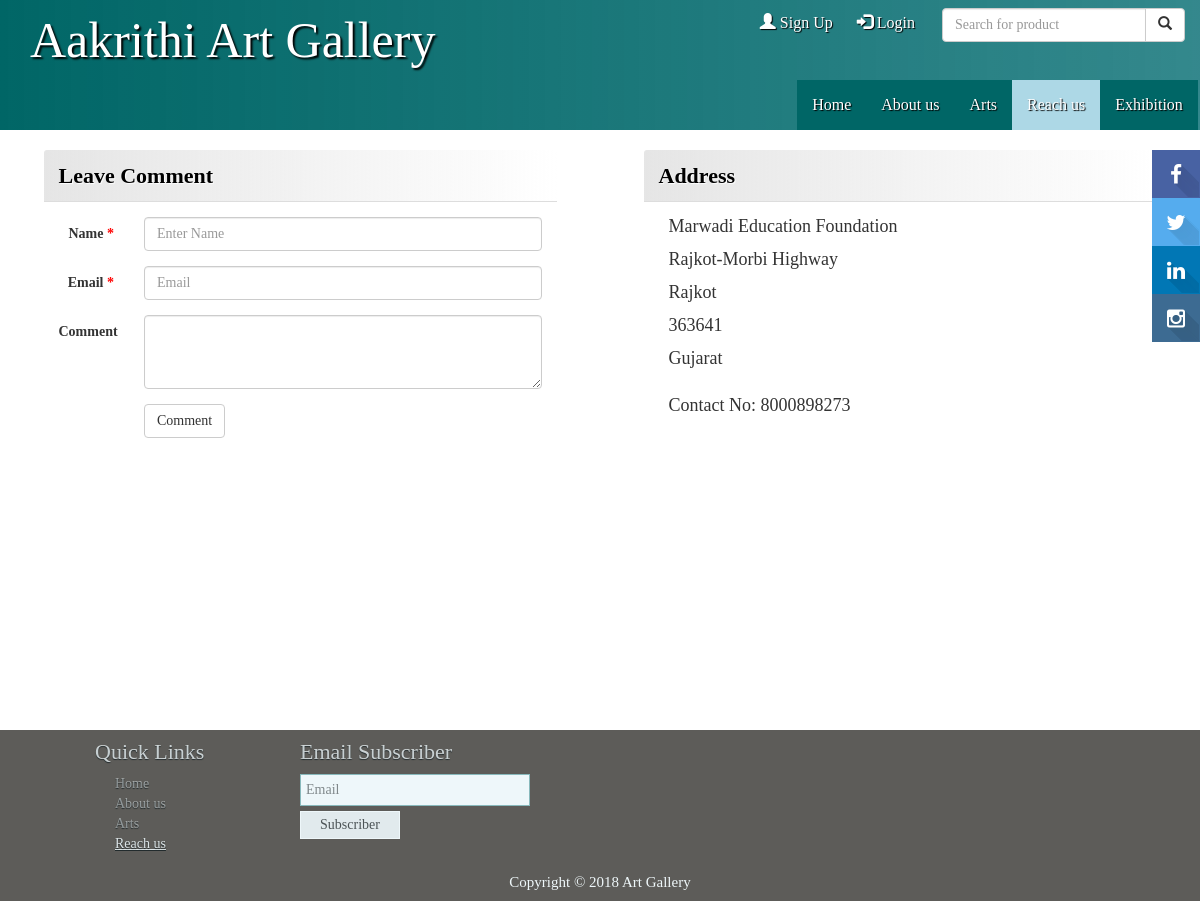
Page /contact_us.php on the committed database.
### tables this page shows
CREATE TABLE IF NOT EXISTS `reach_us` (
  `uid` int(11) NOT NULL AUTO_INCREMENT,
  `nm` varchar(100) NOT NULL,
  `add1` varchar(255) NOT NULL,
  `add2` varchar(255) NOT NULL,
  `city` varchar(50) NOT NULL,
  `state` varchar(50) NOT NULL,
  `zipcode` int(20) NOT NULL,
  `contact_no` varchar(50) NOT NULL,
  PRIMARY KEY (`uid`)
);

### contact_us.php (the view, shortened to what this page needs)
<?php
	require_once('header.php');
?>
		<div class="container-fluid">
		  <div class="row reach_us_data">
			<div class="col-md-6 comment_form">
				<div class="panel panel-default">
				  <div class="panel-heading">Leave Comment</div>
				  <div class="panel-body">
						<form class="form-horizontal">
						  <div class="form-group">
							<label for="inputName" class="col-sm-2 control-label">Name <span>*</span></label>
							<div class="col-sm-10">
							  <input type="text" class="form-control" placeholder="Enter Name">
							</div>
						  </div>
						  <div class="form-group">
							<label for="inputEmail" class="col-sm-2 control-label">Email <span>*</span></label>
							<div class="col-sm-10">
							  <input type="email" class="form-control" placeholder="Email">
							</div>
						  </div>
						  <div class="form-group">
							<label for="inputComment" class="col-sm-2 control-label">Comment </label>
							<div class="col-sm-10">
							  <textarea class="form-control" rows="3"></textarea>
							</div>
						  </div>
						  <div class="form-group">
							<div class="col-sm-offset-2 col-sm-10">
							  <button type="submit" class="btn btn-default">Comment</button>
							</div>
						  </div>
						</form>
				  </div>
				</div>
			</div>
			<div class="col-md-6 address">
			<?php
				$query="select * from reach_us where uid=1";
				$result=mysqli_query($link,$query) or die("Error fetching data.".mysqli_error($link));
				$contactetails=mysqli_fetch_assoc($result);
			?>
				<div class="panel panel-default">
				  <div class="panel-heading">Address</div>
				  <div class="panel-body">
					  <div class="jumbotron">
						<p><?php echo $contactetails['nm']; ?></p>
						<p><?php echo $contactetails['add1']; ?></p>
						<p><?php echo $contactetails['city']; ?></p>
						<p><?php echo $contactetails['zipcode']; ?></p>
						<p><?php echo $contactetails['state']; ?></p>
						<br/>
						<p>Contact No: <?php echo $contactetails['contact_no']; ?></p>
					  </div>
				</div>
				 </div>
				</div>
			</div>
<?php
	require('footer.php');
?>

### style.css (style rules this page uses)
* { margin:0; padding:0; font-family:"Comic Sans MS", cursive; }
body { background:lightblue; text-align: left; }
.reach_us_data { background-color:#fff; margin-top:130px; height: 600px; }
.comment_form { height:auto; }
.address { height:450px; position:inherit; }
.panel { border:none; box-shadow:none; width:90%; margin:20px auto; }
.panel .panel-heading { color:#000; font-size:22px; font-weight:bold; text-shadow:1px 1px 1px #fff; background:linear-gradient(to right,rgba(204,204,204,0.5),rgba(255,255,255,1)); }
.panel .panel-body .jumbotron { background:none; line-height:1; padding:0px 0px 0px 10px; }
.panel .panel-body .jumbotron p { width:60%; font-size:18px; }
.control-label span { color:#f00; }

### rows in the picture
reach_us: nm "Marwadi Education Foundation", add1 "Rajkot-Morbi Highway", city "Rajkot", zipcode "363641", state "Gujarat", contact_no "8000898273"
